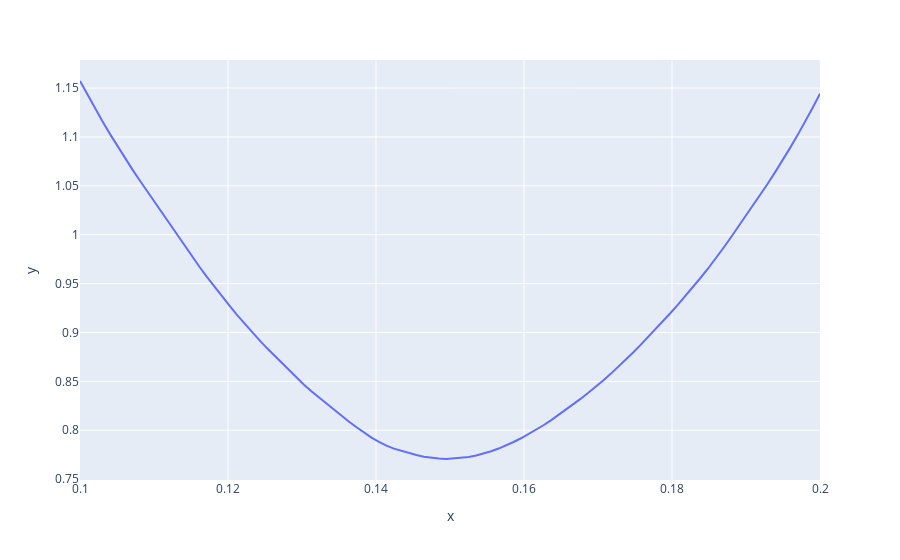

The cell this chart's notebook holds for it:
### Code cell
#mae
mae = mean_absolute_error(data['tip'], f.predict(data[['total_bill']]))
thetas = np.linspace(0.1, 0.2, 100)
def mae_given_theta(theta):
    return mean_absolute_error(data['total_bill'] * theta, data['tip'])
maes = [mae_given_theta(theta) for theta in thetas]
print(maes)
px.line(x = thetas, y = maes)
plot3 = px.line(x = thetas, y = maes)
px.line(x = thetas, y = maes)
